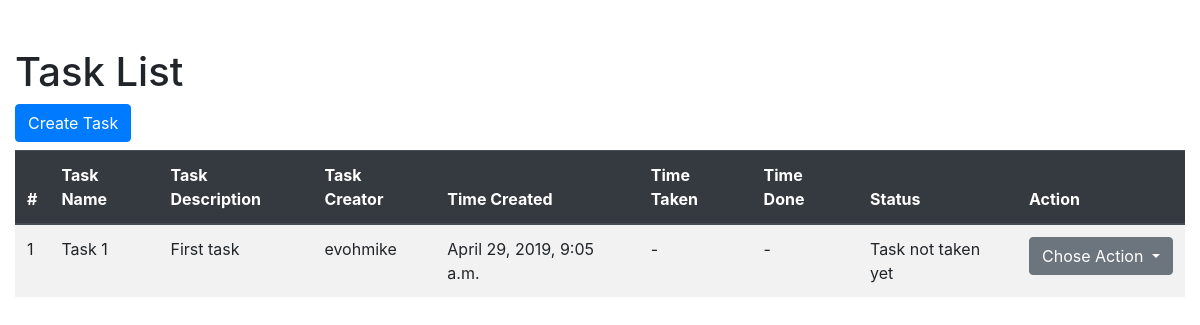
The page /task_list/ on the database as committed earlier.
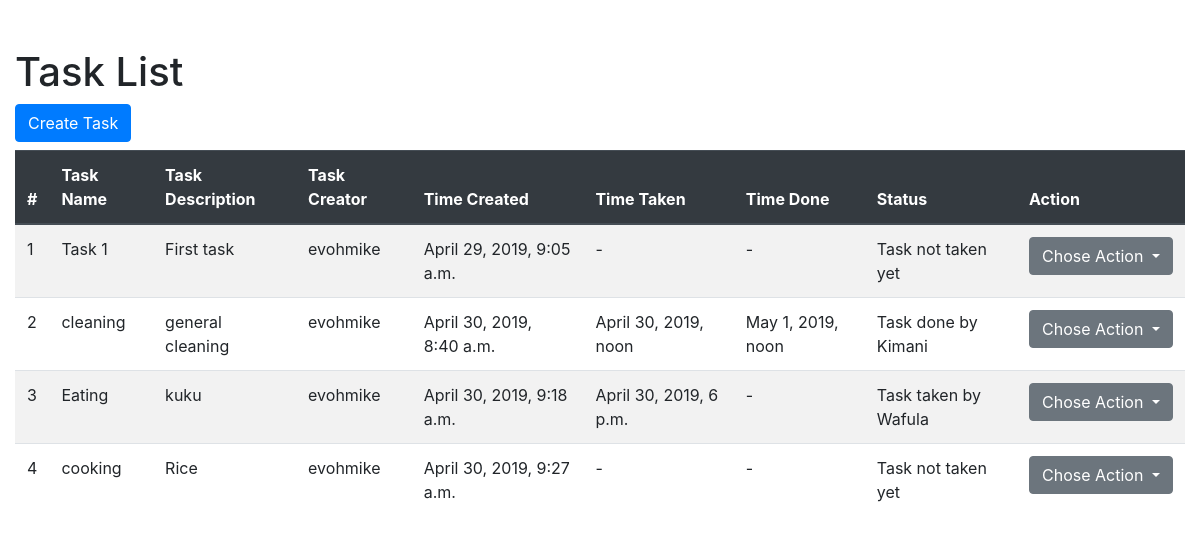
The same page on the database as committed later.
### task/models.py (models this page shows)
class Task(models.Model):
    task_name = models.CharField(max_length=255)
    task_desc = models.TextField(blank=True)
    task_creator = models.ForeignKey(User, on_delete=models.CASCADE)
    task_taker = models.CharField(max_length=255, blank=True)
    time_created = models.DateTimeField(default=timezone.now)
    time_taken = models.DateTimeField(blank=True, null=True)
    time_done = models.DateTimeField(blank=True, null=True)

### task/views.py (the view)
# urls.py: path('task_list/', views.TaskListView.as_view(), name='task_list'),
class TaskListView(ListView):
    model = Task
    context_object_name = 'tasks'

### task/templates/task/task_list.html (shortened to what this page needs)
{% extends 'task/base.html' %}
{% block content %}
<h1>Task List</h1>
<a class="btn btn-primary mb-2" href="{% url 'task_create' %}" role="button">Create Task</a>
<table class="table table-striped">
    <thead class="thead-dark">
        <tr>
            <th scope="col">#</th>
            <th scope="col">Task Name</th>
            <th scope="col">Task Description</th>
            <th scope="col">Task Creator</th>
            <th scope="col">Time Created</th>
            <th scope="col">Time Taken</th>
            <th scope="col">Time Done</th>
            <th scope="col">Status</th>
            <th scope="col">Action</th>
        </tr>
    </thead>
    <tbody>
        {% for task in tasks %}
        <tr>
            <td>{{ forloop.counter }}</td>
            <td>{{ task.task_name }}</td>
            <td>{{task.task_desc}}</td>
            <td>{{ task.task_creator }}</td>
            <td>{{ task.time_created }}</td>
            {% if task.time_taken %}
            <td>{{ task.time_taken }}</td>
            {% else %}
            <td>-</td>
            {% endif %}
            {% if task.time_done %}
            <td>{{ task.time_done }}</td>
            {% else %}
            <td>-</td>
            {% endif %}
            {% if task.time_taken and task.time_done %}
            <td>Task done by {{ task.task_taker }}</td>
            {% elif task.time_taken %}
            <td>Task taken by {{ task.task_taker }}</td>
            {% else %}
            <td>Task not taken yet</td>
            {% endif %}
            <td>
                <div class="dropdown">
                    <button class="btn btn-secondary dropdown-toggle" type="button" id="dropdownMenuButton"
                        data-toggle="dropdown" aria-haspopup="true" aria-expanded="false">
                        Chose Action
                    </button>
                </div>
            </td>
        </tr>
        {% endfor %}
    </tbody>
</table>
{% endblock %}

### task/templates/task/base.html (shortened to what this page needs)
<!DOCTYPE html>
<html>
<head>
    <link rel="stylesheet" href="https://stackpath.bootstrapcdn.com/bootstrap/4.3.1/css/bootstrap.min.css"
>
</head>
<body>
    <div class="container-fluid mt-5">
        {% block content %}
        {% endblock %}
    </div>
</body>
</html>

Rows that differ between the two databases and show on the page:
added Task: task_name "cleaning", task_desc "general cleaning", task_creator "evohmike", time_created "April 30, 2019, 8:40 a.m.", time_taken "April 30, 2019, noon", time_done "May 1, 2019, noon", task_taker "Kimani"
added Task: task_name "Eating", task_desc "kuku", task_creator "evohmike", time_created "April 30, 2019, 9:18 a.m.", time_taken "April 30, 2019, 6 p.m.", task_taker "Wafula"
added Task: task_name "cooking", task_desc "Rice", task_creator "evohmike", time_created "April 30, 2019, 9:27 a.m.", shows "Task not taken yet"
